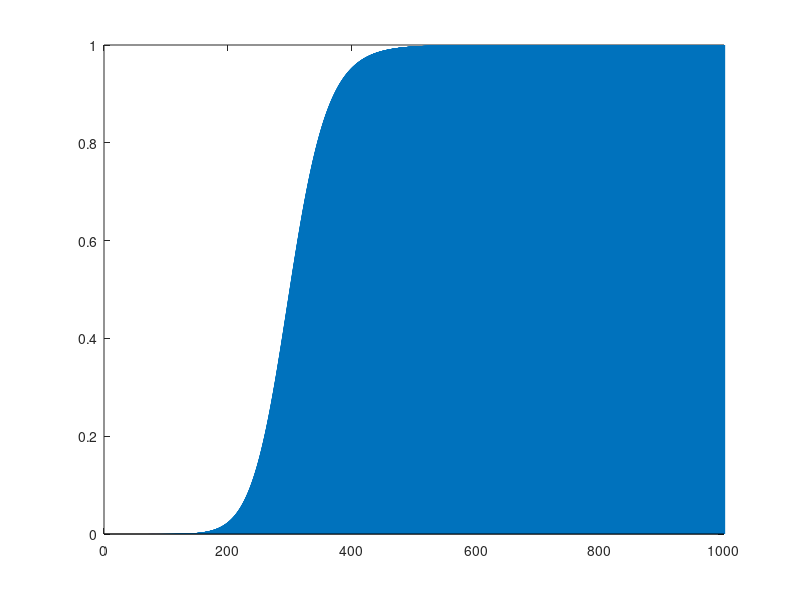

Source code (MATLAB): (Note: this script raises an error after producing the figure.)
% create 1 deviant cycle with 
% cosine function increasing IOI from standard IOI (stdIOI of 200 ms) to maxIOI ms 
stdIOI=200; 
pardev.maxAudIOI=245; %225
pardev.maxVibIOI=245; %250


%for Vibro (modality 1)
aV=(pardev.maxVibIOI-stdIOI)/2;
bV=stdIOI+aV;
x=linspace(-pi,pi,12);% 12 bins as in the pattern
yV=aV*cos(x)+bV;
% figure
% plot(x,yV)
IOIV=(yV/1000);

% for Audio (modality 2)
aA=(pardev.maxAudIOI-stdIOI)/2;
bA=stdIOI+aA;
x=linspace(-pi,pi,12);% 12 bins as in the pattern 
yA=aA*cos(x)+bA;
% figure
% plot(x,yA)
IOIA=(yA/1000);
 
% we will save all the stimuli in a big structure
pardev.tracks = struct();
 
% first modality
% pardev.tracks(1).name = 'deviant-syncop-vibro';
% pardev.tracks(1).pattern = [1 1 1 1 0 1 1 1 0 0 1 0]; %complex syncopated experiment
% 
% pardev.tracks(1).name = 'deviant-syncopFAM-vibro';
% pardev.tracks(1).pattern = [1 1 1 0 1 1 0 0 1 0 1 0]; %complex syncopated familiarization (26 from Tomas)
% 
pardev.tracks(1).name = 'deviant-UNsyncopFAM-vibro';
pardev.tracks(1).pattern = [1 1 1 0 1 1 1 0 1 1 0 0]; % Unsyncopated for familiarisation 
% 
% second modality 
% pardev.tracks(2).name = 'deviant-syncop-audio';
% pardev.tracks(2).pattern = [1 1 1 1 0 1 1 1 0 0 1 0]; %complex syncopated experiment

% pardev.tracks(2).name = 'deviant-syncopFAM-audio'; 
% pardev.tracks(2).pattern = [1 1 1 0 1 1 0 0 1 0 1 0]; %complex syncopated familiarization (26 from Tomas)

pardev.tracks(2).name = 'deviant-UNsyncopFAM-audio'; 
pardev.tracks(2).pattern = [1 1 1 0 1 1 1 0 1 1 0 0]; % Unsyncopated for familiarisation 


% sampling rate 
pardev.fs          = 44100; 
 
% par.gridIOI      = 0.200;% for standard 
pardev.gridIOIAud  = IOIA;% for deviant Audio 
pardev.gridIOIVib  = IOIV;% for deviant Vibro 
 
% time between two successive events (either sound or silence) 
pardev.eventdur    = 0.030; 
 
% duration of linear onset ramp for the sound event 
pardev.rampon      = 0.010; 
 
% duration of linear offset ramp for the sound event 
pardev.rampoff     = 0.010; 
 
% how many times the rhythmic pattern repeats in each trial 
pardev.ncycles     = 1; % 17 cycles is 40.8s / 25 cycles is 60s(for 2.4s cycle) 
 
% calculate duration of one long trial in seconds 
% par.trialdur    = par.ncycles * length(par.tracks(1).pattern) * par.gridIOI; 
pardev.trialdurAud    = pardev.ncycles * sum(pardev.gridIOIAud(1,:)); 
pardev.trialdurVib    = pardev.ncycles * sum(pardev.gridIOIVib(1,:)); 
 
% vibro carrier f0 
pardev.f0(1) = 126; 
% audio carrier f0 
pardev.f0(2) = 0; 
pardev.ISNOISE = true; % WN carrier
pardev.filtertype = 'bandpass';
pardev.hp = 300;
pardev.lp = 3000;
pardev.bp = [pardev.hp pardev.lp];


%%%% synthesis 
 
% make time vector for one trial 
tAud(1,:) = (0 : 1/pardev.fs : pardev.trialdurAud-1/pardev.fs); 
tVib(1,:) = (0 : 1/pardev.fs : pardev.trialdurVib-1/pardev.fs); 
 
% make carrier for one trial 
pardev.tracks(1).carrier=zeros(1,length(tVib)); 
pardev.tracks(2).carrier=zeros(1,length(tAud)); 
 
pardev.tracks(1).carrier = sin(2*pi*tVib*pardev.f0(1)); 

if pardev.ISNOISE
    pardev.tracks(2).carrier = rand(size(tAud));
else
    pardev.tracks(2).carrier = sin(2*pi*tAud*pardev.f0(2)); 
end
 
% make sure there is no clipping 
for i=1:length(pardev.f0) 
    pardev.tracks(i).carrier = pardev.tracks(i).carrier ./ max(abs(pardev.tracks(i).carrier)); 
end 
 
% make envelope of one sound event 
envEvent = ones(1, round(pardev.eventdur * pardev.fs)); 
 
% apply onset and offset ramp 
envEvent(1:round(pardev.rampon*pardev.fs)) = envEvent(1:round(pardev.rampon*pardev.fs)) .* linspace(0,1,round(pardev.rampon*pardev.fs)); 
 
envEvent(end-round(pardev.rampoff*pardev.fs)+1:end) = envEvent(end-round(pardev.rampoff*pardev.fs)+1:end) .* linspace(1,0,round(pardev.rampoff*pardev.fs)); 
 
 
% go over modalities 
for modaliti=1:2 
    if modaliti == 1 
        % allocate envelope vector for the whole trial (as zeros) 
        envTrialVib(1,:) = zeros(size(pardev.tracks(modaliti).carrier)); 
         
        % make ncycles copies of the rhythmic pattern 
        patternTrialVib(modaliti,:) = repmat(pardev.tracks(modaliti).pattern, 1, pardev.ncycles); 
         
        % go over each event in the trial 
        for i=1:length(patternTrialVib(modaliti,:)) 
            % if the event is sound 
            if patternTrialVib(modaliti,i) 
                % find the time of event onset 
                eventTime = (i-1)*pardev.gridIOIVib(1,i); 
                % convert to index 
                eventIdx = round(eventTime*pardev.fs); 
                % paste the sound event envelope 
                envTrialVib(modaliti,[eventIdx+1:eventIdx+length(envEvent)]) = envEvent; 
            end 
        end 
        % multiply carrier and envelope for the whole trial 
        sVib(1,:) = pardev.tracks(modaliti).carrier .* envTrialVib(1,:); 
        % make it stereo and save to structure 
        pardev.tracks(modaliti).s = [sVib(1,:)',sVib(1,:)']; 
        pardev.tracks(modaliti).env = envTrialVib(1,:); 
    elseif modaliti == 2 
        % allocate envelope vector for the whole trial (as zeros) 
        envTrialAud(1,:) = zeros(size(pardev.tracks(modaliti).carrier)); 
         
        % make ncycles copies of the rhythmic pattern 
        patternTrialAud(modaliti,:) = repmat(pardev.tracks(modaliti).pattern, 1, pardev.ncycles); 
         
        for i=1:length(patternTrialAud(modaliti,:)) 
            % if the event is sound 
            if patternTrialAud(modaliti,i) 
                % find the time of event onset 
                eventTime = (i-1)*pardev.gridIOIAud(1,i); 
                % convert to index 
                eventIdx = round(eventTime*pardev.fs); 
                % paste the sound event envelope 
                envTrialAud(1,[eventIdx+1:eventIdx+length(envEvent)]) = envEvent; 
            end 
        end 
    % multiply carrier and envelope for the whole trial 
    sAud(1,:) = pardev.tracks(modaliti).carrier .* envTrialAud(1,:); 
    
      % Filter audio if f0 = white noise 
    if  pardev.ISNOISE
        
     
        if     strcmp(pardev.filtertype,'bandpass')
            [filtb,filta] = butter(4,pardev.bp/(pardev.fs/2),pardev.filtertype);
            
        elseif strcmp(pardev.filtertype,'high')
            [filtb,filta] = butter(4,pardev.hp/(pardev.fs/2),par.filtertype);
        end
           

                    % test impulse response function (IRF)
                    impulse  = [zeros(1,pardev.fs*5) 1 zeros(1,pardev.fs*5) ];
                    fimpulse = filtfilt(filtb,filta,impulse);
                    imptime  = (0:length(impulse)-1)/pardev.fs;
                    
                    mXir = abs(fft(fimpulse)); 
                    Nir = length(fimpulse); 
                    freq = [0 : floor(Nir/2)]/Nir * pardev.fs; 
                    
                    clf, figure(1)
                    stem(freq, mXir(1:floor(Nir/2)+1), 'marker', 'none')
                    xlim([0,1000])
                    ax = gca;
                    ax.Title.String = 'Filter (impulse function)'
                    xlim([0,5000])
                    
                    
                    % filter carrier
                      sAud(1,:) = filtfilt(filtb,filta, sAud(1,:));
    end
    % make it stereo and save to structure 
    pardev.tracks(modaliti).s = [sAud(1,:)',sAud(1,:)']; 
    pardev.tracks(modaliti).env = envTrialAud(1,:); 
    end 
end 

maxIOI(1) = pardev.maxVibIOI;
maxIOI(2) = pardev.maxAudIOI;

% also write wav file 
for i=1:length(pardev.tracks) 
    if pardev.ISNOISE & i == 2        
        if strcmp(pardev.filtertype,'bandpass')
            filename{i,1}=strcat('dev',num2str(maxIOI(i)),'ms-','WN_BP-',pardev.tracks(i).name,'-',num2str(pardev.lp),'.wav'); 
        elseif strcmp(pardev.filtertype,'high')
           filename{i,1}=strcat('dev',num2str(maxIOI(i)),'ms-','WN_HP-',pardev.tracks(i).name,'.wav');
        end
           audiowrite(filename{i},pardev.tracks(i).s, pardev.fs); 
    else
           filename{i,1}=strcat('dev',num2str(maxIOI(i)),'ms-',num2str(pardev.f0(i)),'hz-',pardev.tracks(i).name,'.wav'); 
           audiowrite(filename{i},pardev.tracks(i).s, pardev.fs); 
    end
end 
 
% save the structure and name according to 
if pardev.ISNOISE
    
    if strcmp(pardev.filtertype,'bandpass')
        
        %Unsyncop familiarization
        filenamemat=['dev',num2str(maxIOI(1)),'-',num2str(maxIOI(2)),'ms-',num2str(pardev.f0(1)),'hz-','WN_BP-',num2str(pardev.lp),'-','UnsyncopFam','.mat'];
        
%         %Syncop familiarization
%         filenamemat=['dev',num2str(maxIOI(1)),'-',num2str(maxIOI(2)),'ms-',num2str(pardev.f0(1)),'hz-','WN_BP-',num2str(pardev.lp),'-','syncopFam','.mat'];
%         
%         %Syncop experiment
%         filenamemat=['dev',num2str(maxIOI(1)),'-',num2str(maxIOI(2)),'ms-',num2str(pardev.f0(1)),'hz-','WN_BP-',num2str(pardev.lp),'.mat'];
%         
    elseif strcmp(pardev.filtertype,'high')
        %Unsyncop familiarization
        filenamemat=['dev',num2str(maxIOI(1)),'-',num2str(maxIOI(2)),'ms-',num2str(pardev.f0(1)),'hz-','WN_HP-','UnsyncopFam','.mat'];
        
        % Syncop familiarization
        %filenamemat=['dev',num2str(maxIOI(1)),'-',num2str(maxIOI(2)),'ms-',num2str(pardev.f0(1)),'hz-','WN_HP-','syncopFam','.mat'];
        
%         %Syncop experiment
%         filenamemat=['dev',num2str(maxIOI(1)),'-',num2str(maxIOI(2)),'ms-',num2str(pardev.f0(1)),'hz-','WN_HP-','.mat'];
        
    end
   
else 
    filenamemat=['dev',num2str(maxIOI(1)),'-',num2str(maxIOI(2)),'ms-',num2str(pardev.f0(1)),'hz-',num2str(pardev.f0(2)),'hz','.mat']; 
end

save(filenamemat,'pardev'); 
 
clear all; 
clc;
